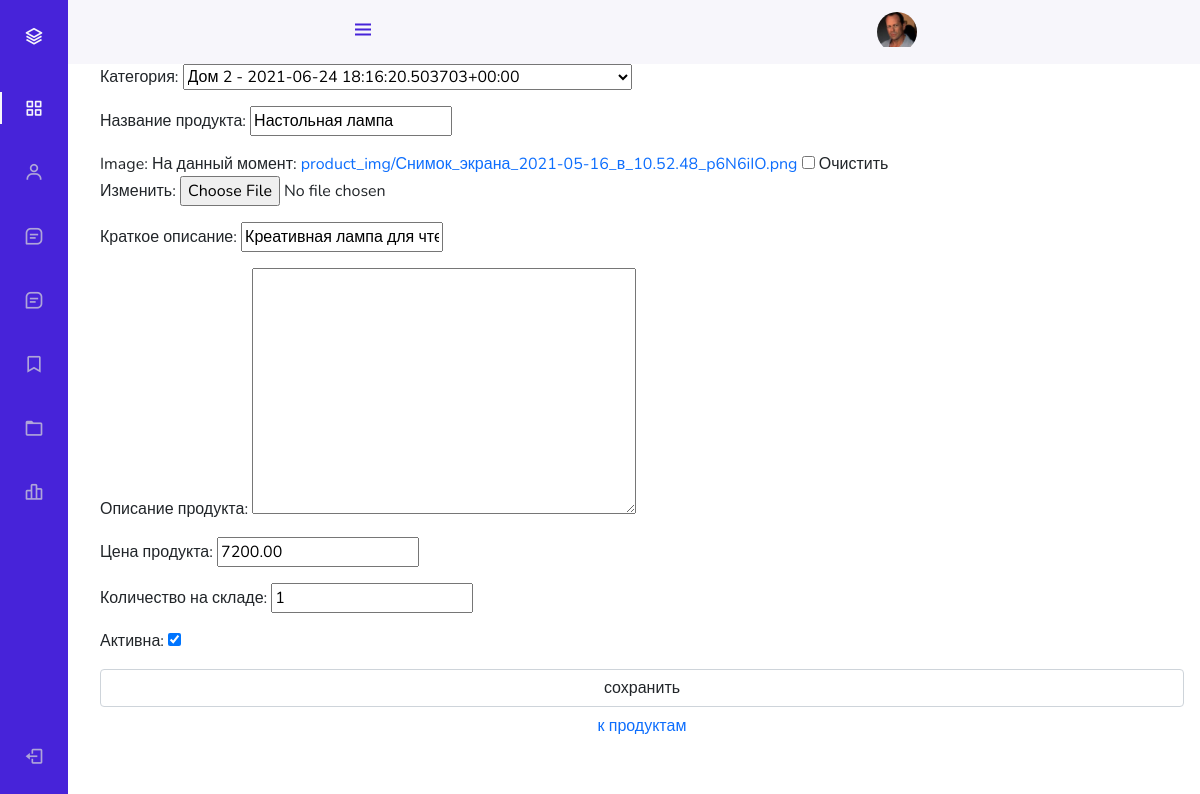
Page /admin_staff/products/update/2/ (signed in) on the earlier database version.
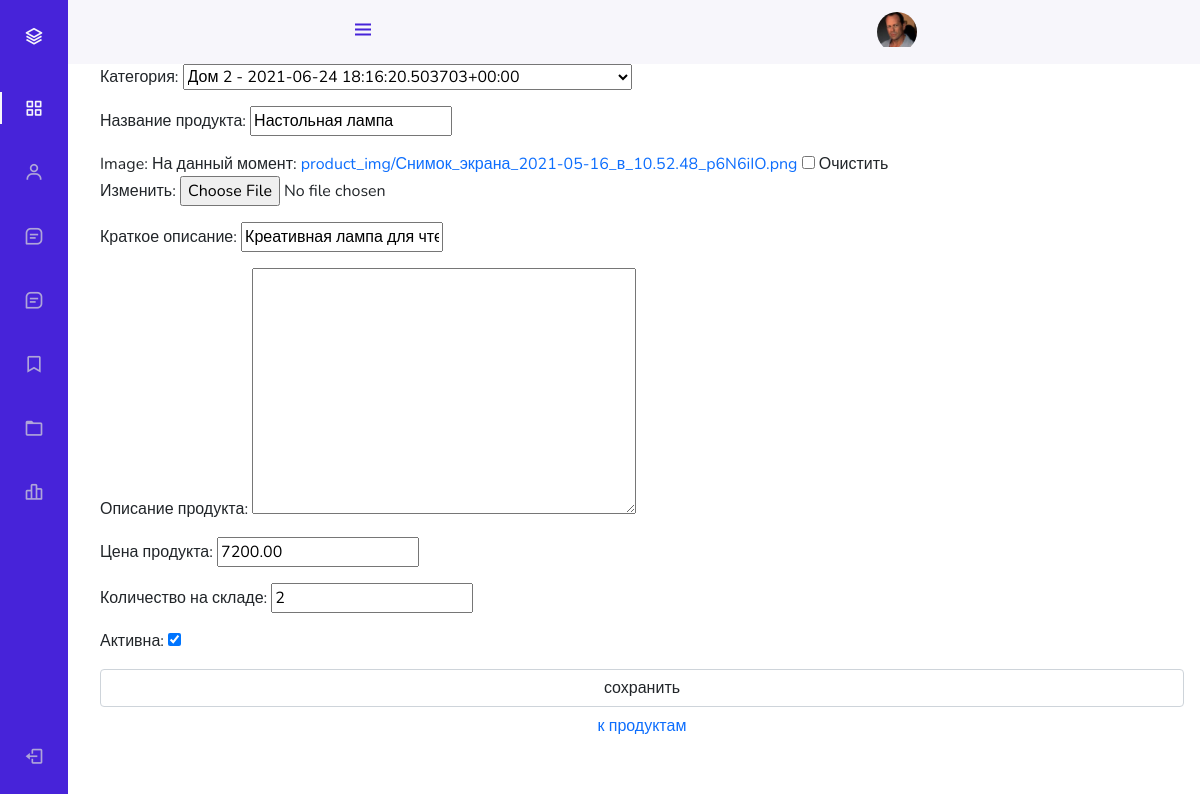
Same page on the later database version.
### mainapp/models.py (models this page shows, shortened)
class Product(models.Model):
    category = models.ForeignKey(
        ProductCategory,
        on_delete=models.CASCADE,
        verbose_name='категория'
    )
    name = models.CharField(
        verbose_name='название продукта',
        max_length=128,
    )
    image = models.ImageField(
        upload_to='product_img',
        blank=True,
    )
    short_desc = models.CharField(
        max_length=256,
        verbose_name='краткое описание',
        blank=True,
    )
    description = models.TextField(
        verbose_name='описание продукта',
        blank=True,
        max_length=500,
    )
    price = models.DecimalField(
        verbose_name='цена продукта',
        max_digits=8,
        decimal_places=2,
        default=0,
    )
    quantity = models.PositiveIntegerField(
        verbose_name='количество на складе',
        default=0
    )
    is_active = models.BooleanField(
        verbose_name='активна',
        default=True
    )

### adminapp/views.py (the view)
# urls.py: path('products/update/<int:pk>/', adminapp.ProductUpdateView.as_view(), name='product_update'),
class ProductUpdateView(UpdateView):
    model = Product
    template_name = 'products/product_create_update.html'
    fields = '__all__'
    success_url = reverse_lazy('adminapp:categories')
    @method_decorator(user_passes_test(lambda u: u.is_superuser))
    def dispatch(self, *args, **kwargs):
        return super().dispatch(*args, **kwargs)
    def get_context_data(self, **kwargs):
        context = super().get_context_data(**kwargs)
        category = ProductCategory.objects.filter(id=self.kwargs['pk']).first()
        context['title'] = 'админка/создание продукта'
        context['category'] = category
        return context

### mainapp/context_processors.py (called while the page is built)
def basket(request):
    basket_list = []
    if request.user.is_authenticated:
        basket_list = Basket.objects.filter(user=request.user)
    return {
        'basket': basket_list
    }

### mainapp/models.py (called while the page is built)
    def __str__(self):
        return f'{self.name} {self.id} - {self.created_at}'

### adminapp/templates/products/product_create_update.html (shortened to what this page needs)
{% extends 'admin_base.html' %}
{% load static %}
{% block content %}
    <div class="row">
        <form class="form-horizontal" method="post" enctype="multipart/form-data">
            {{ form.as_p }}
            <input class="form-control" type="submit" value="сохранить">
        </form>
        <button class="btn btn-round form-control last">
            <a href="{% url 'adminapp:products' category.pk %}" class="">
                к продуктам
            </a>
        </button>
    </div>
{% endblock %}

Differences in the rows shown:
changed Product "Креативная лампа для чтения": quantity "1" → "2"
